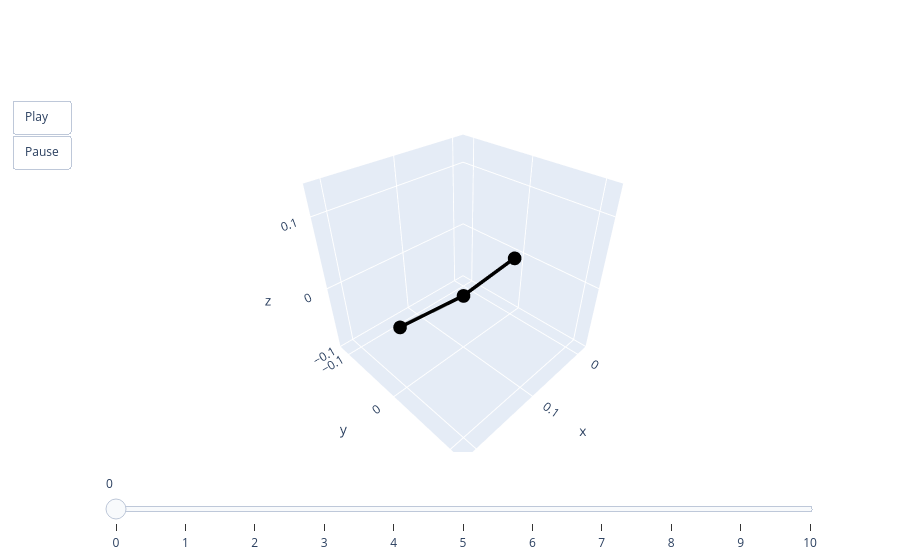

Notebook source saved alongside this figure:
### Code cell
from util import TestCase

valid = TestCase.from_npz("valid.npz")
lambdas = jnp.linspace(0.0, 1.0, valid.qs.shape[1])

base, aux, _ = get_base_rod()
rods = base.with_bc(valid.bc)
pred = rods.solve(final_model, lambdas, aux, max_dlambda=5e-3, iters=5, ls_steps=10)[0]
animate(pred)

### Figure 1 — Plotly figure (JSON) as saved in the notebook; plotly's stock layout.template omitted (floating-point values rounded to 4 significant figures)
{"data": [{"line": {"color": "black", "width": 7}, "mode": "lines+markers", "type": "scatter3d", "x": [0, 0.0996, 0.2], "y": [0, -0.0005389, 0], "z": [0, -0.01128, 0]}], "layout": {"scene": {"aspectmode": "cube", "xaxis": {"autorange": false, "range": [-0.02, 0.22]}, "yaxis": {"autorange": false, "range": [-0.1208, 0.1192]}, "zaxis": {"autorange": false, "range": [-0.1006, 0.1394]}}, "sliders": [{"steps": [{"args": [["0"], {"frame": {"duration": 0, "redraw": true}, "mode": "immediate"}], "label": "0", "method": "animate"}, {"args": [["1"], {"frame": {"duration": 0, "redraw": true}, "mode": "immediate"}], "label": "1", "method": "animate"}, {"args": [["2"], {"frame": {"duration": 0, "redraw": true}, "mode": "immediate"}], "label": "2", "method": "animate"}, {"args": [["3"], {"frame": {"duration": 0, "redraw": true}, "mode": "immediate"}], "label": "3", "method": "animate"}, {"args": [["4"], {"frame": {"duration": 0, "redraw": true}, "mode": "immediate"}], "label": "4", "method": "animate"}, {"args": [["5"], {"frame": {"duration": 0, "redraw": true}, "mode": "immediate"}], "label": "5", "method": "animate"}, {"args": [["6"], {"frame": {"duration": 0, "redraw": true}, "mode": "immediate"}], "label": "6", "method": "animate"}, {"args": [["7"], {"frame": {"duration": 0, "redraw": true}, "mode": "immediate"}], "label": "7", "method": "animate"}, {"args": [["8"], {"frame": {"duration": 0, "redraw": true}, "mode": "immediate"}], "label": "8", "method": "animate"}, {"args": [["9"], {"frame": {"duration": 0, "redraw": true}, "mode": "immediate"}], "label": "9", "method": "animate"}, {"args": [["10"], {"frame": {"duration": 0, "redraw": true}, "mode": "immediate"}], "label": "10", "method": "animate"}]}], "updatemenus": [{"buttons": [{"args": [null, {"frame": {"duration": 50, "redraw": true}, "fromcurrent": true}], "label": "Play", "method": "animate"}, {"args": [[null], {"frame": {"duration": 0, "redraw": true}, "mode": "immediate"}], "label": "Pause", "method": "animate"}], "showactive": false, "type": "buttons"}]}}
